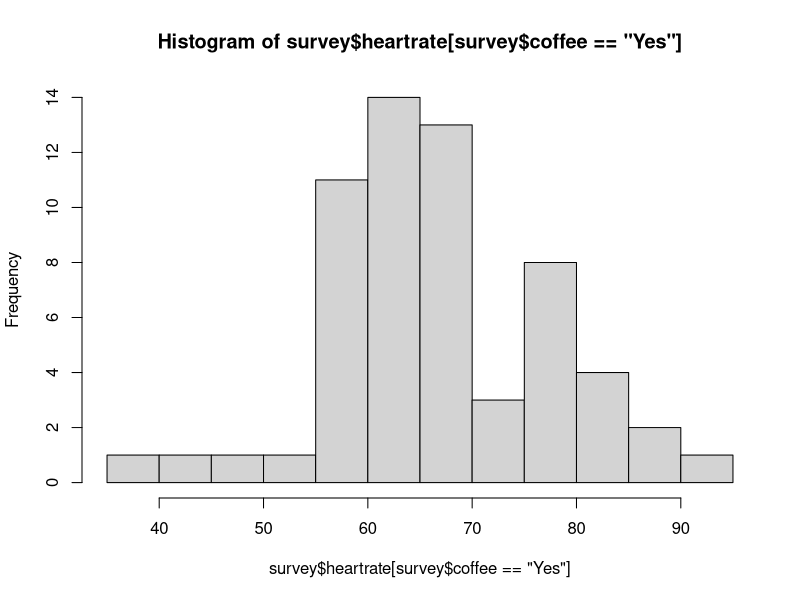
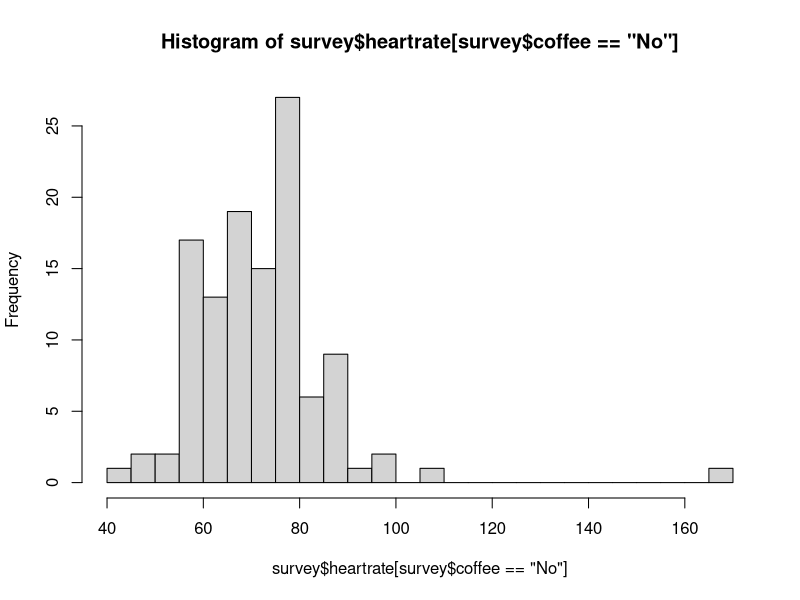
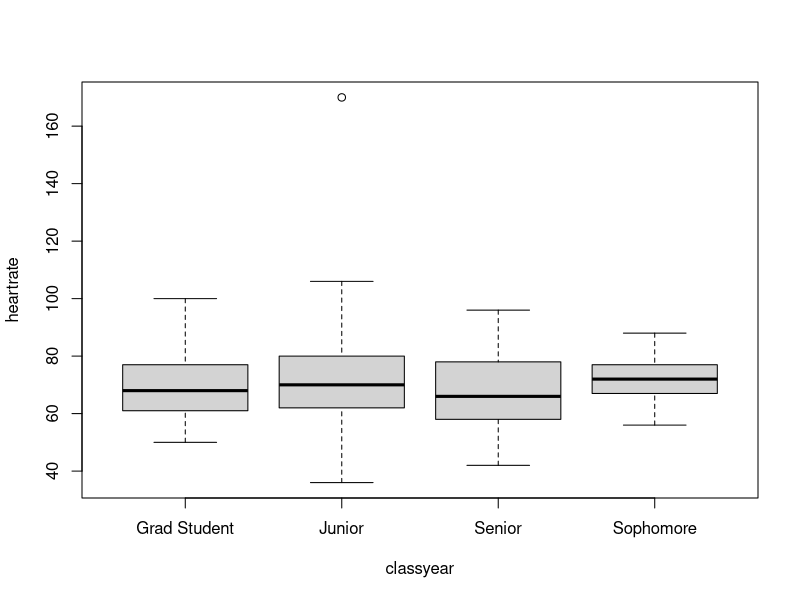
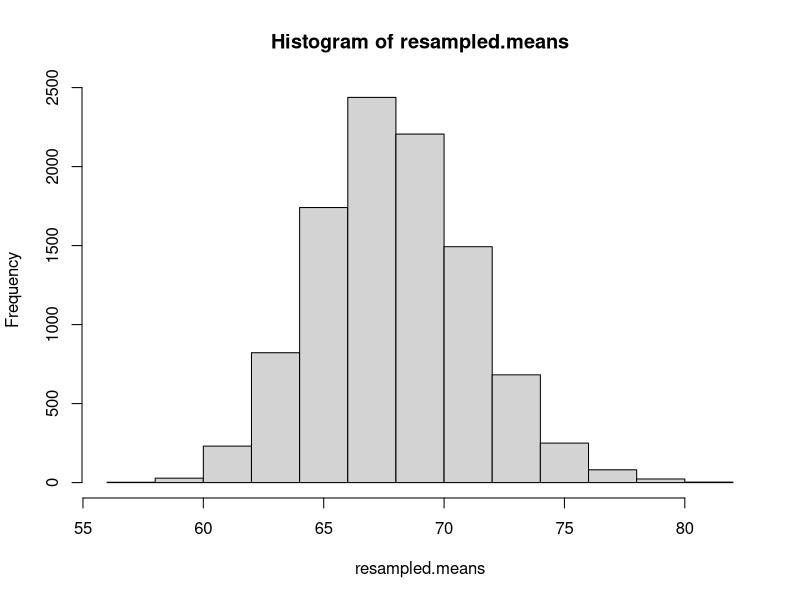

Source code (R) for these figures, in order:
## ---- chunk 1
# load data
survey <- read.csv("data/survey0.csv")

# look at data
str(survey)
table(survey$gender)
table(survey$classyear)
table(survey$coffee)

# two sample t test
test.1a <- t.test(heartrate ~ coffee, data = survey, alternative = "two.sided")
test.1a
## ---- chunk 2
hist(survey$heartrate[survey$coffee=="Yes"], breaks = 20)
hist(survey$heartrate[survey$coffee=="No"], breaks = 20)
## ---- chunk 3
# run anova test
anova.1d <- aov(heartrate ~ classyear, data = survey)
summary(anova.1d)

# use boxplot to check for normality of within group distribution and check if 
# the spreads are similar
boxplot(heartrate ~ classyear, data = survey)
## ---- chunk 4
# two sample prop test
prop.test(table(survey$classyear=="Grad Student", survey$coffee))
## ---- chunk 5
#load the data
yrbss = read.csv("data/yrbss.csv")

#set parameters
sample.size = 10

#obtain random sample of row numbers
set.seed(139)
sample.rows = sample(1:nrow(yrbss), sample.size)

#create yrbss.sample
yrbss.sample = yrbss[sample.rows, ]
mean(yrbss.sample$weight, na.rm=T)
table(is.na(yrbss.sample$weight))
## ---- chunk 6
#set parameters
nsims <- 10^4
sample.size <- 30

#set seed
set.seed(139)

#create empty vector to store results
resampled.means <- rep(NA, nsims)

#calculate sample means
for(llama in 1:nsims){
  
  sample.rows = sample(1:nrow(yrbss), sample.size)

  #create yrbss.sample
  yrbss.sample = yrbss[sample.rows, ]
  resampled.means[llama] = mean(yrbss.sample$weight, na.rm=T) 
}
  
#create histogram of sample means
hist(resampled.means)
# hist(yrbss$weight)

#draw a blue line at the mean of sample means

#draw a red line at the population mean weight in yrbss

## ---- chunk 7
set.seed(139)
nsims=20000
mu=1
sigma=3
n=15
sigma2.hat=s2=rep(NA,nsims)

for(i in 1:nsims){
  # your code here: the function `rnorm` is needed
}

# your code here: determine empirical bias
## ---- chunk 8
# your code here
## ---- chunk 9
# your code here
## ---- chunk 10
# your code here
